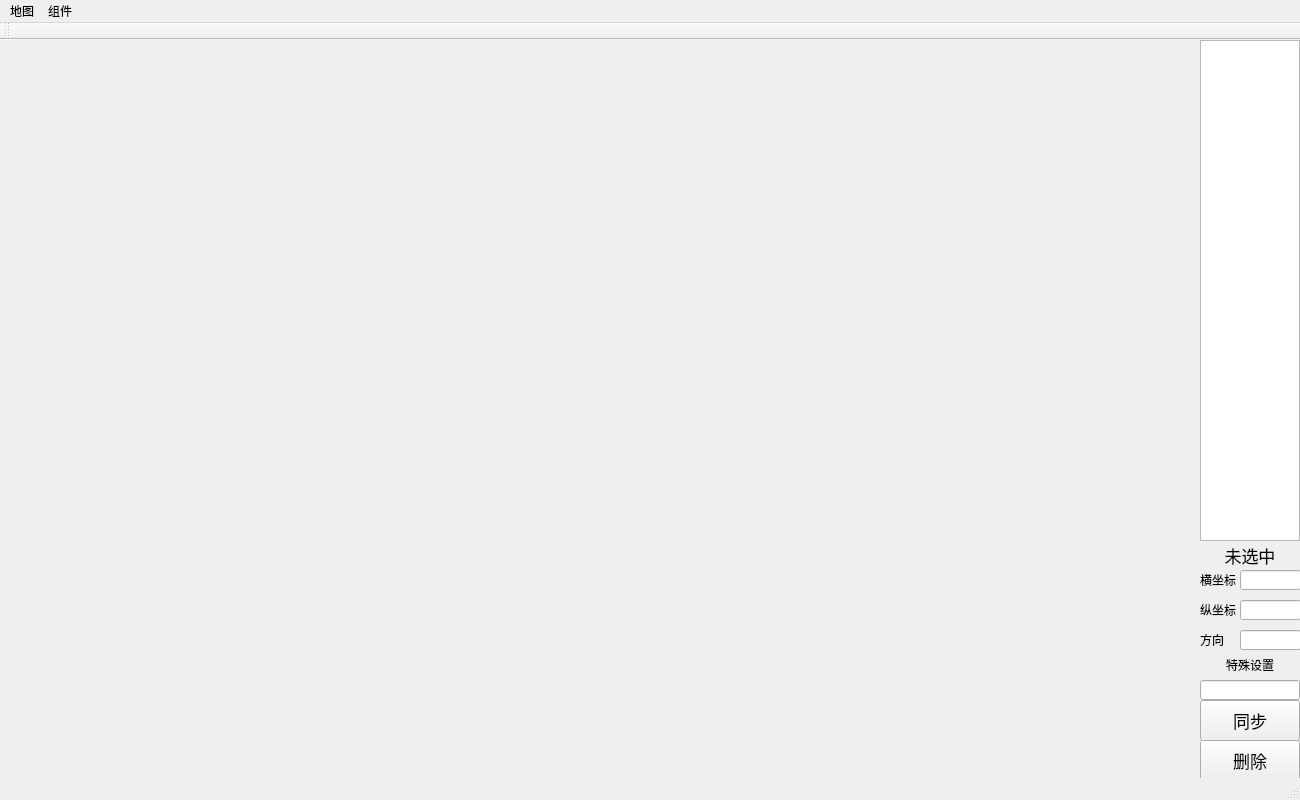
<?xml version="1.0" encoding="UTF-8"?>
<ui version="4.0">
 <class>MapEditorClass</class>
 <widget class="QMainWindow" name="MapEditorClass">
  <property name="geometry">
   <rect>
    <x>0</x>
    <y>0</y>
    <width>1300</width>
    <height>800</height>
   </rect>
  </property>
  <property name="mouseTracking">
   <bool>true</bool>
  </property>
  <property name="windowTitle">
   <string>MapEditor</string>
  </property>
  <widget class="QWidget" name="centralWidget">
   <widget class="QListWidget" name="listWidget">
    <property name="geometry">
     <rect>
      <x>1200</x>
      <y>0</y>
      <width>100</width>
      <height>501</height>
     </rect>
    </property>
   </widget>
   <widget class="QPushButton" name="pushButtonRemove">
    <property name="geometry">
     <rect>
      <x>1200</x>
      <y>700</y>
      <width>100</width>
      <height>41</height>
     </rect>
    </property>
    <property name="font">
     <font>
      <pointsize>13</pointsize>
     </font>
    </property>
    <property name="text">
     <string>删除</string>
    </property>
   </widget>
   <widget class="QLineEdit" name="lineEditX">
    <property name="geometry">
     <rect>
      <x>1240</x>
      <y>530</y>
      <width>61</width>
      <height>20</height>
     </rect>
    </property>
   </widget>
   <widget class="QLabel" name="labelObjName">
    <property name="geometry">
     <rect>
      <x>1200</x>
      <y>500</y>
      <width>100</width>
      <height>30</height>
     </rect>
    </property>
    <property name="font">
     <font>
      <pointsize>13</pointsize>
     </font>
    </property>
    <property name="text">
     <string>未选中</string>
    </property>
    <property name="alignment">
     <set>Qt::AlignCenter</set>
    </property>
   </widget>
   <widget class="QLabel" name="label_2">
    <property name="geometry">
     <rect>
      <x>1200</x>
      <y>530</y>
      <width>41</width>
      <height>20</height>
     </rect>
    </property>
    <property name="text">
     <string>横坐标</string>
    </property>
   </widget>
   <widget class="QLabel" name="label_3">
    <property name="geometry">
     <rect>
      <x>1200</x>
      <y>560</y>
      <width>41</width>
      <height>20</height>
     </rect>
    </property>
    <property name="text">
     <string>纵坐标</string>
    </property>
   </widget>
   <widget class="QLineEdit" name="lineEditY">
    <property name="geometry">
     <rect>
      <x>1240</x>
      <y>560</y>
      <width>61</width>
      <height>20</height>
     </rect>
    </property>
   </widget>
   <widget class="QLabel" name="label_4">
    <property name="geometry">
     <rect>
      <x>1200</x>
      <y>590</y>
      <width>41</width>
      <height>20</height>
     </rect>
    </property>
    <property name="text">
     <string>方向</string>
    </property>
   </widget>
   <widget class="QLineEdit" name="lineEditDirect">
    <property name="geometry">
     <rect>
      <x>1240</x>
      <y>590</y>
      <width>61</width>
      <height>20</height>
     </rect>
    </property>
   </widget>
   <widget class="QLabel" name="labelSpecialSettingName">
    <property name="geometry">
     <rect>
      <x>1200</x>
      <y>610</y>
      <width>100</width>
      <height>30</height>
     </rect>
    </property>
    <property name="font">
     <font>
      <pointsize>9</pointsize>
     </font>
    </property>
    <property name="text">
     <string>特殊设置</string>
    </property>
    <property name="alignment">
     <set>Qt::AlignCenter</set>
    </property>
   </widget>
   <widget class="QLineEdit" name="lineEditSA">
    <property name="geometry">
     <rect>
      <x>1200</x>
      <y>640</y>
      <width>100</width>
      <height>20</height>
     </rect>
    </property>
   </widget>
   <widget class="QPushButton" name="pushButtonSync">
    <property name="geometry">
     <rect>
      <x>1200</x>
      <y>660</y>
      <width>100</width>
      <height>41</height>
     </rect>
    </property>
    <property name="font">
     <font>
      <pointsize>13</pointsize>
     </font>
    </property>
    <property name="text">
     <string>同步</string>
    </property>
   </widget>
  </widget>
  <widget class="QToolBar" name="mainToolBar">
   <attribute name="toolBarArea">
    <enum>TopToolBarArea</enum>
   </attribute>
   <attribute name="toolBarBreak">
    <bool>false</bool>
   </attribute>
  </widget>
  <widget class="QStatusBar" name="statusBar"/>
  <widget class="QMenuBar" name="menuBar">
   <property name="geometry">
    <rect>
     <x>0</x>
     <y>0</y>
     <width>1300</width>
     <height>22</height>
    </rect>
   </property>
   <widget class="QMenu" name="menu">
    <property name="title">
     <string>组件</string>
    </property>
    <addaction name="actionPartRollingWall"/>
    <addaction name="actionPartWall"/>
    <addaction name="actionBuff"/>
    <addaction name="actionTankSpawn"/>
   </widget>
   <widget class="QMenu" name="menu_2">
    <property name="title">
     <string>地图</string>
    </property>
    <addaction name="actionReadFromFile"/>
    <addaction name="actionReadFromClipboard"/>
    <addaction name="separator"/>
    <addaction name="actionSaveToFile"/>
    <addaction name="actionCopyToClipboard"/>
    <addaction name="separator"/>
    <addaction name="actionRandomMap"/>
   </widget>
   <addaction name="menu_2"/>
   <addaction name="menu"/>
  </widget>
  <action name="actionPartRollingWall">
   <property name="text">
    <string>RollingWall</string>
   </property>
  </action>
  <action name="actionPartWall">
   <property name="text">
    <string>Wall</string>
   </property>
  </action>
  <action name="actionBuff">
   <property name="text">
    <string>Buff</string>
   </property>
  </action>
  <action name="actionTankSpawn">
   <property name="text">
    <string>TankSpawn</string>
   </property>
  </action>
  <action name="actionReadFromFile">
   <property name="text">
    <string>从文件读取</string>
   </property>
  </action>
  <action name="actionReadFromClipboard">
   <property name="text">
    <string>从剪贴板读取</string>
   </property>
  </action>
  <action name="actionSaveToFile">
   <property name="text">
    <string>保存到文件</string>
   </property>
  </action>
  <action name="actionCopyToClipboard">
   <property name="text">
    <string>复制到剪贴板</string>
   </property>
  </action>
  <action name="actionRandomMap">
   <property name="text">
    <string>随机生成一张地图</string>
   </property>
  </action>
 </widget>
 <layoutdefault spacing="6" margin="11"/>
 <resources/>
 <connections/>
</ui>
